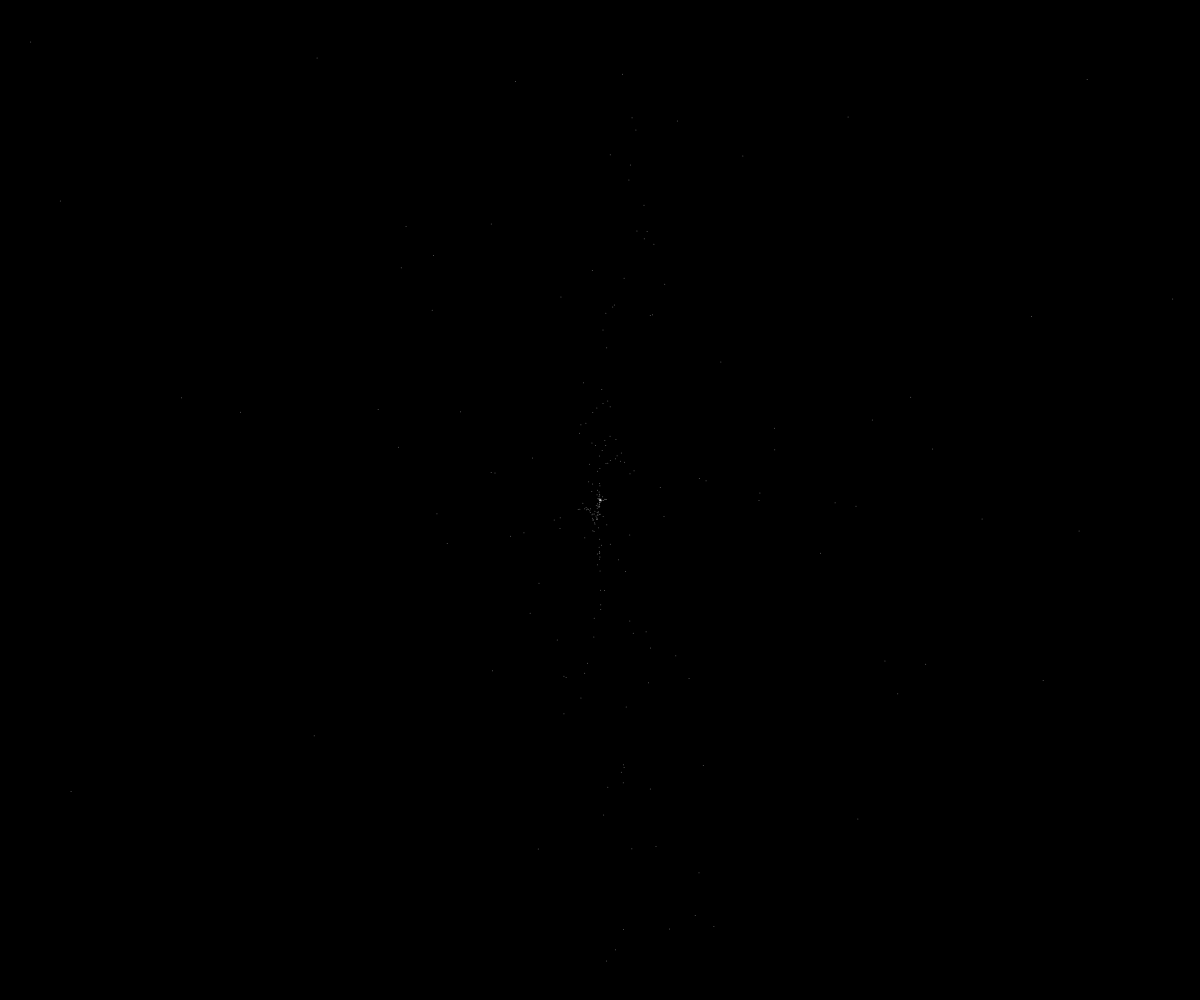
Frame 1 (no input)
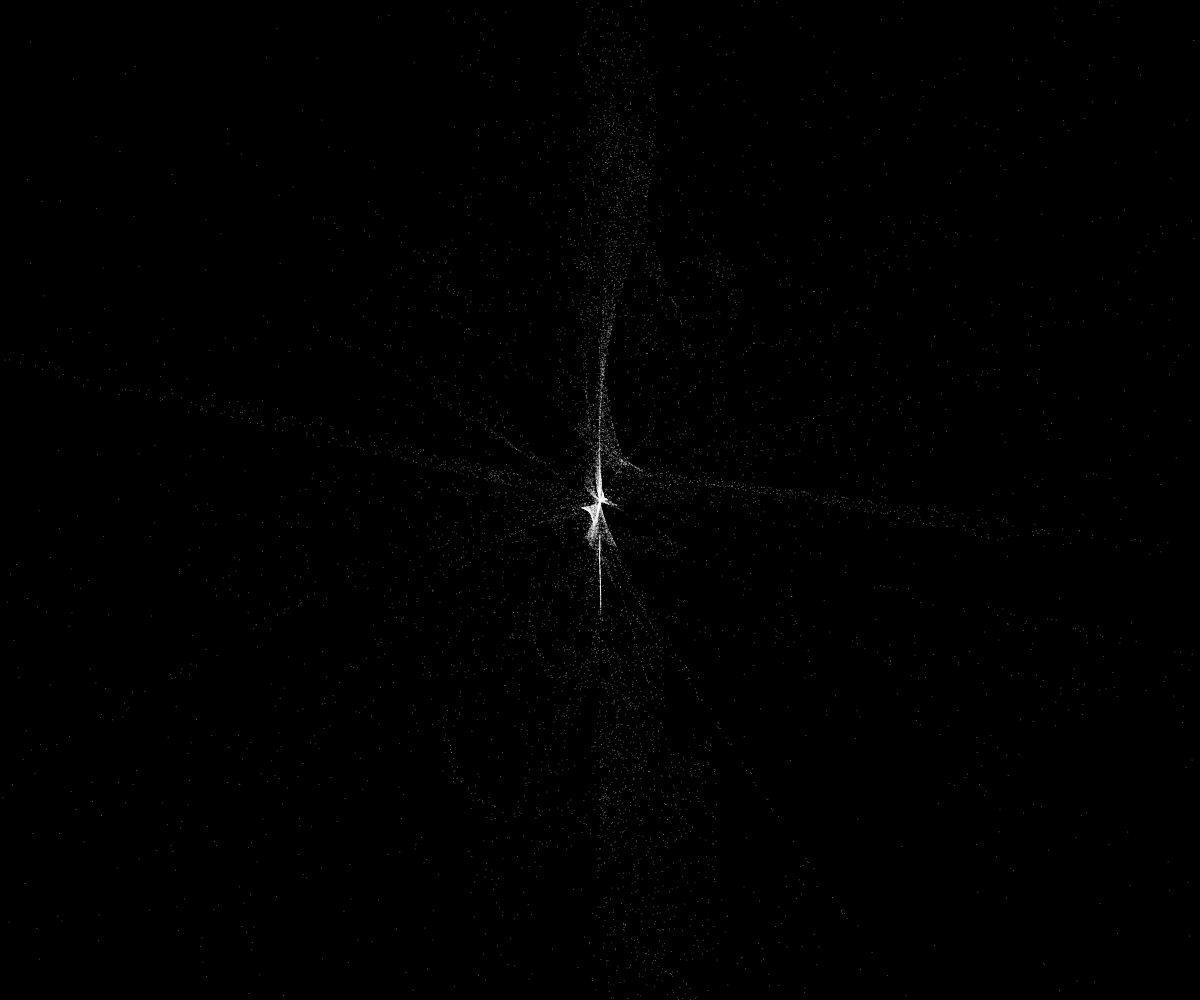
Frame 60 (no input)
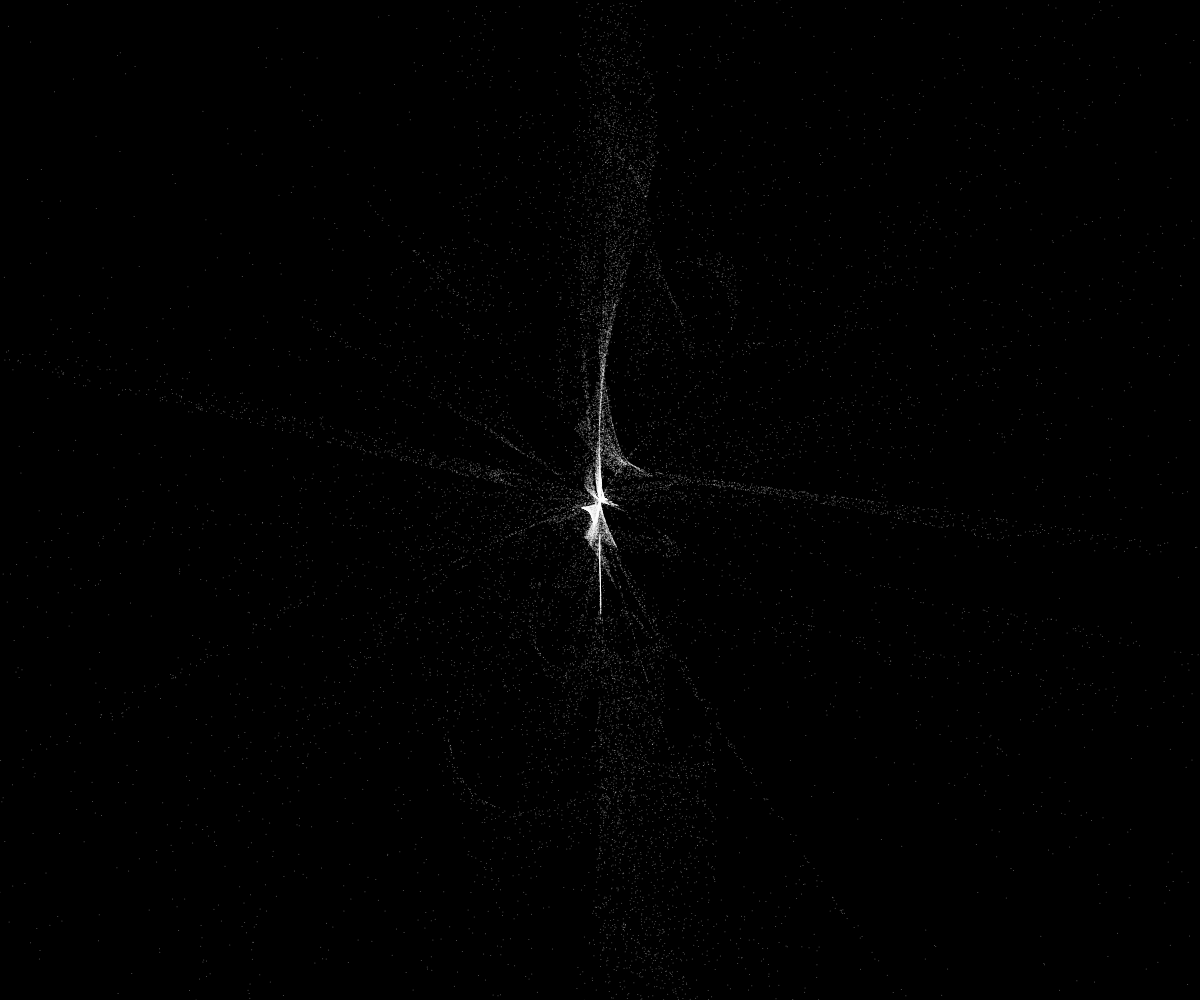
Frame 120 (the mouse pressed at the canvas centre since frame 60)

The p5.js sketch that drew these frames (run headless with seeded random() and noise() and a simulated clock; from frame 60 on, the mouse is pressed at the canvas centre):

// p5.js sketch
// ── sketch.js
var clearing;
function setup() {
  createCanvas(windowWidth, windowHeight);
  background(0);
  angleMode(DEGREES);
  clearing = 0;
}

function getAngle(x1, y1, x2, y2) {
  let a = atan2(y1 - y2, x1 - x2);
  // a+=180;
  // if(a>180) {
  //   a-=360;
  // }
  return a;
}

function wiggle(vect) {
    vect.x *= sin(vect.y*4);
    vect.y += cos(vect.x *5) * 10;
}

function swoop(randPos) {
  randPos.mult((getAngle(randPos.x, randPos.y, width/2,height/2)%5)/3);
}

function tube(randPos) {
    randPos.x *= ((getAngle(randPos.x, randPos.y, width/2,height/2)%5)/3);
    randPos.y *= cos(randPos.y) * 1.5;
}

function sundial(randPos, center) {
  randPos.x *= ((getAngle(randPos.x, randPos.y, center.x,center.y)%5)/3);
}

function swiggles(randPos) {
    randPos.y *= getAngle(randPos.x, randPos.y, width/2, height/2)%sin(randPos.y);
    randPos.y = tan(randPos.x * 5)*20;
    randPos.x = sin(randPos.y * 10) * 10 + randPos.x;
  if(dist(randPos.x, randPos.y, 0, 0) > 100) {
    let dir = int(random(2))
    if(dir == 0)
      dir = -1;
    let tempX = randPos.x;
    randPos.x = abs(randPos.y) * dir * 1.1;
    randPos.y = 1.2 * tempX;
  } else {
    randPos.mult(0.9);
  }
}

function funPos(randPos) {
  randPos.mult(2);
  if(dist(randPos.x, randPos.y, 0, 0) > 100) {
    randPos.x *= ((getAngle(randPos.x, randPos.y, width/2,height/2)%5)/3);
    randPos.mult(getAngle(width/2, height/2, randPos.y, randPos.x)/50);
  } else {
    if(dist(randPos.x * 1.2, randPos.y * 1.2, 0, 0) > 100) {
      randPos.x = -randPos.x % 100;
      randPos.y = -randPos.y % 100;
      
      randPos.x *= ((getAngle(randPos.x, randPos.y, width/2,height/2)%5)/3);
      randPos.mult(getAngle(width/2, height/2, randPos.y, randPos.x)/50);
      return;
    }
    if(int(random(10)) != 3) {
      randPos.x = 10000;
      return;
    }
    let curr = randPos.x + randPos.y;
    randPos.x = 0;
    randPos.y = 0;
    randPos.x = sin(curr) * 300 - 70;
    randPos.y = cos(curr) * 300 + 10;
  }
}

function tiles(randPos) {
  randPos.mult(2);
  randPos.x *= ((getAngle(randPos.x, randPos.y, width/2,height/2)%5)/3);
  randPos.x = abs(randPos.x);
  randPos.y = abs(randPos.y);
  if(int(randPos.x / 25) % 2 == 0) {
    randPos.x = -randPos.x + randPos.y / 4;
  } else {
    randPos.x = randPos.x - randPos.y / 4;
  }
  if(int(randPos.y / 25) % 2 == 0) {
    randPos.y = -randPos.y - randPos.x / 4;
  } else {
    randPos.y = randPos.y - randPos.x / 4;
  }
  
  
  return randPos;
}

function star(randPos) {
  randPos.mult(getAngle(randPos.x, randPos.y, 0, 0)%40 * 0.5);
  if(int(random(2)) == 1)
    randPos.y = -randPos.y;
  return randPos;
}

function circles(randPos) {
  let distToCenter = dist(randPos.x, randPos.y, 0, 0);
  let oldDistToCenter = distToCenter;
  distToCenter/=5;
  distToCenter = int(distToCenter);
  randPos.x *= 10 * distToCenter / oldDistToCenter;
  randPos.y *= 10 * distToCenter / oldDistToCenter;
}

function swiggles2(randPos) {
  randPos.y = sin(10 * randPos.x) * 10 + int(randPos.y/20) * 20;
  randPos.x = cos(randPos.y * 10) * 10 + randPos.x;
  randPos.mult(2);
}

function curtain(randPos) {
  angleMode(RADIANS);
  let disp = (atan(((randPos.x + randPos.y)/2)/8-5)+PI/2) * 100;
  randPos.x-=disp;
  randPos.y-=disp;
  disp = (atan(randPos.x/8+5)+PI/2) * 100;
  randPos.add(-disp);
  disp = (sin(randPos.x/8+5)+PI/2) * 100;
  randPos.add(disp);
  randPos.y+=50;
  randPos.mult(2);
  angleMode(DEGREES);
}

function burst(randPos) {
  let dis = dist(randPos.x, randPos.y, 0, 0);
  dis = tan(dis);
  randPos.mult(dis * 2);
  // let dirX = 1;
  // let dirY = 1;
  // if(randPos.x < 0) {
  //   dirX = -1;
  // }
  // if(randPos.y < 0) {
  //   dirY = -1;
  // }
  // randPos.x = abs(randPos.x);
  // randPos.y = abs(randPos.y);
  // randPos.y = Math.cbrt(randPos.y);
  // randPos.x = Math.cbrt(randPos.x);
  // randPos.mult(10);
  // randPos.x *= dirX;
  // randPos.y *= dirY;
}

function circl(randPos) {
  let dis = dist(randPos.x, randPos.y, 0, 0);
  dis = sin(dis);
  randPos.mult(dis * 2);
}

function flip(randPos) {
  let xPos = randPos.x;
  randPos.x = randPos.y;
  randPos.y = xPos;
}

function draw() {
  stroke(255,255,255,100);
  strokeWeight(1);
  clearing--;
  if(keyIsDown(32)) {
    clearing = 1000;
  }
  
  if(clearing < 0) {
    for(let i = 0; i < 300; i++) {
      let myPoint = createVector( width / 2, height / 2 );
      let sd = 50;
      let randPos = createVector(randomGaussian(0, sd), randomGaussian(0, sd));
      tiles(randPos);
      //curtain(randPos);
      //swiggles2(randPos);
      //swiggles(randPos);
      //circles(randPos);
      //star(randPos);
      //funPos(randPos);
      //swiggles(randPos);
      //wiggle(randPos);
      swoop(randPos);
      //tube(randPos);
      sundial(randPos, createVector(-200,-200));
      burst(randPos);
      //circl(randPos);
      //flip(randPos);
      

      
      //if(dist(randPos.x, randPos.y, 0,0) < 200)
      point(randPos.x + myPoint.x, randPos.y + myPoint.y);
    }
  } else {
    for(var i = 0; i < 500; i++) {
      strokeWeight(3);
      stroke(0);
      point(random(width), random(height));
    }
  }
  //console.log(getAngle(mouseX, mouseY, 400, 400));
}
// ── style.css
html, body {
  margin: 0;
  padding: 0;
}
canvas {
  display: block;
}
* {
  color: black;
}
